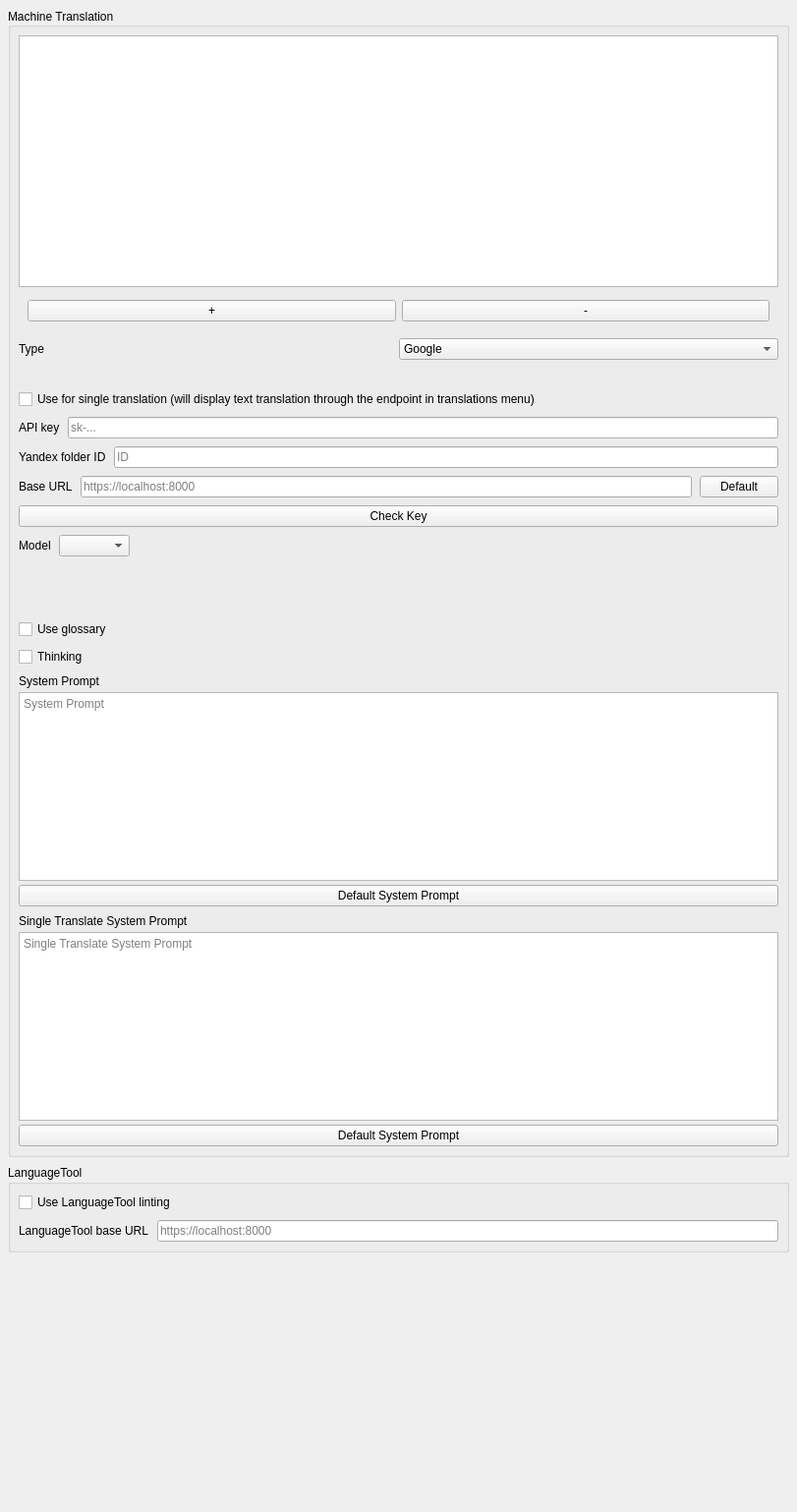
         <widget class="QWidget" name="scrollAreaWidgetContents">
          <property name="geometry">
           <rect>
            <x>0</x>
            <y>0</y>
            <width>811</width>
            <height>1538</height>
           </rect>
          </property>
          <property name="sizePolicy">
           <sizepolicy hsizetype="Preferred" vsizetype="Minimum">
            <horstretch>0</horstretch>
            <verstretch>0</verstretch>
           </sizepolicy>
          </property>
          <layout class="QVBoxLayout" name="verticalLayout_5">
           <property name="spacing">
            <number>8</number>
           </property>
           <property name="leftMargin">
            <number>8</number>
           </property>
           <property name="topMargin">
            <number>8</number>
           </property>
           <property name="rightMargin">
            <number>8</number>
           </property>
           <property name="bottomMargin">
            <number>8</number>
           </property>
           <item>
            <widget class="QGroupBox" name="machineTranslationGroupbox">
             <property name="title">
              <string>Machine Translation</string>
             </property>
             <property name="alignment">
              <set>Qt::AlignmentFlag::AlignLeading|Qt::AlignmentFlag::AlignLeft|Qt::AlignmentFlag::AlignVCenter</set>
             </property>
             <property name="flat">
              <bool>false</bool>
             </property>
             <property name="checkable">
              <bool>false</bool>
             </property>
             <layout class="QVBoxLayout" name="verticalLayout_11">
              <property name="spacing">
               <number>8</number>
              </property>
              <property name="leftMargin">
               <number>8</number>
              </property>
              <property name="topMargin">
               <number>8</number>
              </property>
              <property name="rightMargin">
               <number>8</number>
              </property>
              <property name="bottomMargin">
               <number>8</number>
              </property>
              <item alignment="Qt::AlignmentFlag::AlignTop">
               <widget class="QWidget" name="endpointListWidget" native="true">
                <layout class="QVBoxLayout" name="verticalLayout_18">
                 <property name="spacing">
                  <number>4</number>
                 </property>
                 <property name="leftMargin">
                  <number>0</number>
                 </property>
                 <property name="topMargin">
                  <number>0</number>
                 </property>
                 <property name="rightMargin">
                  <number>0</number>
                 </property>
                 <property name="bottomMargin">
                  <number>0</number>
                 </property>
                 <item>
                  <widget class="QListView" name="endpointList">
                   <property name="sizePolicy">
                    <sizepolicy hsizetype="Expanding" vsizetype="Fixed">
                     <horstretch>0</horstretch>
                     <verstretch>0</verstretch>
                    </sizepolicy>
                   </property>
                   <property name="minimumSize">
                    <size>
                     <width>0</width>
                     <height>256</height>
                    </size>
                   </property>
                   <property name="maximumSize">
                    <size>
                     <width>16777215</width>
                     <height>256</height>
                    </size>
                   </property>
                   <property name="lineWidth">
                    <number>1</number>
                   </property>
                  </widget>
                 </item>
                 <item>
                  <widget class="QWidget" name="widget" native="true">
                   <layout class="QHBoxLayout" name="horizontalLayout_20">
                    <item>
                     <widget class="QPushButton" name="addEndpointButton">
                      <property name="text">
                       <string>+</string>
                      </property>
                     </widget>
                    </item>
                    <item>
                     <widget class="QPushButton" name="removeEndpointButton">
                      <property name="text">
                       <string>-</string>
                      </property>
                     </widget>
                    </item>
                   </layout>
                  </widget>
                 </item>
                </layout>
               </widget>
              </item>
              <item>
               <widget class="QWidget" name="translationSettingsWidget" native="true">
                <layout class="QVBoxLayout" name="verticalLayout_12">
                 <property name="spacing">
                  <number>8</number>
                 </property>
                 <property name="leftMargin">
                  <number>0</number>
                 </property>
                 <property name="topMargin">
                  <number>0</number>
                 </property>
                 <property name="rightMargin">
                  <number>0</number>
                 </property>
                 <property name="bottomMargin">
                  <number>0</number>
                 </property>
                 <item>
                  <widget class="QWidget" name="widget_6" native="true">
                   <layout class="QHBoxLayout" name="horizontalLayout_30">
                    <property name="spacing">
                     <number>0</number>
                    </property>
                    <property name="leftMargin">
                     <number>0</number>
                    </property>
                    <property name="topMargin">
                     <number>0</number>
                    </property>
                    <property name="rightMargin">
                     <number>0</number>
                    </property>
                    <property name="bottomMargin">
                     <number>0</number>
                    </property>
                    <item>
                     <widget class="QLabel" name="label_16">
                      <property name="text">
                       <string>Type</string>
                      </property>
                     </widget>
                    </item>
                    <item>
                     <widget class="QComboBox" name="typeSelect">
                      <item>
                       <property name="text">
                        <string>Google</string>
                       </property>
                      </item>
                      <item>
                       <property name="text">
                        <string>Yandex</string>
                       </property>
                      </item>
                      <item>
                       <property name="text">
                        <string>DeepL</string>
                       </property>
                      </item>
                      <item>
                       <property name="text">
                        <string>Aliyun</string>
                       </property>
                      </item>
                      <item>
                       <property name="text">
                        <string>Anthropic</string>
                       </property>
                      </item>
                      <item>
                       <property name="text">
                        <string>DeepSeek</string>
                       </property>
                      </item>
                      <item>
                       <property name="text">
                        <string>Gemini</string>
                       </property>
                      </item>
                      <item>
                       <property name="text">
                        <string>Koboldcpp</string>
                       </property>
                      </item>
                      <item>
                       <property name="text">
                        <string>Longcat</string>
                       </property>
                      </item>
                      <item>
                       <property name="text">
                        <string>Moonshot</string>
                       </property>
                      </item>
                      <item>
                       <property name="text">
                        <string>Mistral</string>
                       </property>
                      </item>
                      <item>
                       <property name="text">
                        <string>Ollama</string>
                       </property>
                      </item>
                      <item>
                       <property name="text">
                        <string>OpenAI</string>
                       </property>
                      </item>
                      <item>
                       <property name="text">
                        <string>OpenAI-compatible</string>
                       </property>
                      </item>
                      <item>
                       <property name="text">
                        <string>Volcengine</string>
                       </property>
                      </item>
                      <item>
                       <property name="text">
                        <string>Xiaomi</string>
                       </property>
                      </item>
                      <item>
                       <property name="text">
                        <string>Xinference</string>
                       </property>
                      </item>
                      <item>
                       <property name="text">
                        <string>Zhipu</string>
                       </property>
                      </item>
                     </widget>
                    </item>
                   </layout>
                  </widget>
                 </item>
                 <item>
                  <widget class="QLabel" name="typeDescriptionLabel">
                   <property name="text">
                    <string/>
                   </property>
                  </widget>
                 </item>
                 <item>
                  <widget class="QCheckBox" name="singleTranslationCheckbox">
                   <property name="text">
                    <string>Use for single translation (will display text translation through the endpoint in translations menu)</string>
                   </property>
                  </widget>
                 </item>
                 <item>
                  <widget class="QWidget" name="apiKeyWidget" native="true">
                   <layout class="QHBoxLayout" name="horizontalLayout_14">
                    <property name="spacing">
                     <number>8</number>
                    </property>
                    <property name="leftMargin">
                     <number>0</number>
                    </property>
                    <property name="topMargin">
                     <number>0</number>
                    </property>
                    <property name="rightMargin">
                     <number>0</number>
                    </property>
                    <property name="bottomMargin">
                     <number>0</number>
                    </property>
                    <item>
                     <widget class="QLabel" name="label_13">
                      <property name="text">
                       <string>API key</string>
                      </property>
                     </widget>
                    </item>
                    <item>
                     <widget class="PasswordLineEdit" name="apiKeyInput">
                      <property name="placeholderText">
                       <string notr="true">sk-...</string>
                      </property>
                     </widget>
                    </item>
                   </layout>
                  </widget>
                 </item>
                 <item>
                  <widget class="QWidget" name="yandexFolderWidget" native="true">
                   <layout class="QHBoxLayout" name="horizontalLayout_15">
                    <property name="spacing">
                     <number>8</number>
                    </property>
                    <property name="leftMargin">
                     <number>0</number>
                    </property>
                    <property name="topMargin">
                     <number>0</number>
                    </property>
                    <property name="rightMargin">
                     <number>0</number>
                    </property>
                    <property name="bottomMargin">
                     <number>0</number>
                    </property>
                    <item>
                     <widget class="QLabel" name="label_14">
                      <property name="text">
                       <string>Yandex folder ID</string>
                      </property>
                     </widget>
                    </item>
                    <item>
                     <widget class="PasswordLineEdit" name="yandexFolderIDInput">
                      <property name="placeholderText">
                       <string notr="true">ID</string>
                      </property>
                     </widget>
                    </item>
                   </layout>
                  </widget>
                 </item>
                 <item>
                  <widget class="QWidget" name="baseURLWidget" native="true">
                   <layout class="QHBoxLayout" name="horizontalLayout_23">
                    <property name="spacing">
                     <number>8</number>
                    </property>
                    <property name="leftMargin">
                     <number>0</number>
                    </property>
                    <property name="topMargin">
                     <number>0</number>
                    </property>
                    <property name="rightMargin">
                     <number>0</number>
                    </property>
                    <property name="bottomMargin">
                     <number>0</number>
                    </property>
                    <item>
                     <widget class="QLabel" name="label_25">
                      <property name="text">
                       <string>Base URL</string>
                      </property>
                     </widget>
                    </item>
                    <item>
                     <widget class="PasswordLineEdit" name="baseURLInput">
                      <property name="placeholderText">
                       <string>https://localhost:8000</string>
                      </property>
                      <property name="unfocusSignalEnabled" stdset="0">
                       <bool>true</bool>
                      </property>
                     </widget>
                    </item>
                    <item>
                     <widget class="QPushButton" name="defaultBaseURLButton">
                      <property name="text">
                       <string>Default</string>
                      </property>
                     </widget>
                    </item>
                   </layout>
                  </widget>
                 </item>
                 <item>
                  <widget class="QPushButton" name="checkKeyButton">
                   <property name="text">
                    <string>Check Key</string>
                   </property>
                  </widget>
                 </item>
                 <item alignment="Qt::AlignmentFlag::AlignLeft">
                  <widget class="QWidget" name="modelWidget" native="true">
                   <layout class="QHBoxLayout" name="horizontalLayout_16">
                    <property name="spacing">
                     <number>8</number>
                    </property>
                    <property name="leftMargin">
                     <number>0</number>
                    </property>
                    <property name="topMargin">
                     <number>0</number>
                    </property>
                    <property name="rightMargin">
                     <number>0</number>
                    </property>
                    <property name="bottomMargin">
                     <number>0</number>
                    </property>
                    <item>
                     <widget class="QLabel" name="label_15">
                      <property name="sizePolicy">
                       <sizepolicy hsizetype="Maximum" vsizetype="Preferred">
                        <horstretch>0</horstretch>
                        <verstretch>0</verstretch>
                       </sizepolicy>
                      </property>
                      <property name="text">
                       <string>Model</string>
                      </property>
                     </widget>
                    </item>
                    <item>
                     <widget class="QComboBox" name="modelSelect">
                      <property name="sizePolicy">
                       <sizepolicy hsizetype="Maximum" vsizetype="Fixed">
                        <horstretch>0</horstretch>
                        <verstretch>0</verstretch>
                       </sizepolicy>
                      </property>
                     </widget>
                    </item>
                   </layout>
                  </widget>
                 </item>
                 <item>
                  <widget class="CBSLIWidget" name="temperatureWidget" native="true"/>
                 </item>
                 <item>
                  <widget class="CBSLIWidget" name="inputTokenLimitWidget" native="true"/>
                 </item>
                 <item>
                  <widget class="CBSLIWidget" name="outputTokenLimitWidget" native="true"/>
                 </item>
                 <item>
                  <widget class="CBSLIWidget" name="frequencyWidget" native="true"/>
                 </item>
                 <item>
                  <widget class="CBSLIWidget" name="precenseWidget" native="true"/>
                 </item>
                 <item>
                  <widget class="CBSLIWidget" name="thinkingBudgetWidget" native="true"/>
                 </item>
                 <item>
                  <widget class="CBSLIWidget" name="topPWidget" native="true"/>
                 </item>
                 <item>
                  <widget class="QCheckBox" name="glossaryCheckbox">
                   <property name="text">
                    <string>Use glossary</string>
                   </property>
                  </widget>
                 </item>
                 <item>
                  <widget class="QCheckBox" name="thinkingCheckbox">
                   <property name="text">
                    <string>Thinking</string>
                   </property>
                  </widget>
                 </item>
                 <item>
                  <widget class="QWidget" name="systemPromptWidget" native="true">
                   <layout class="QVBoxLayout" name="verticalLayout_14">
                    <property name="spacing">
                     <number>4</number>
                    </property>
                    <property name="leftMargin">
                     <number>0</number>
                    </property>
                    <property name="topMargin">
                     <number>0</number>
                    </property>
                    <property name="rightMargin">
                     <number>0</number>
                    </property>
                    <property name="bottomMargin">
                     <number>0</number>
                    </property>
                    <item>
                     <widget class="QLabel" name="label_18">
                      <property name="text">
                       <string>System Prompt</string>
                      </property>
                     </widget>
                    </item>
                    <item>
                     <widget class="QPlainTextEdit" name="systemPromptInput">
                      <property name="verticalScrollBarPolicy">
                       <enum>Qt::ScrollBarPolicy::ScrollBarAlwaysOff</enum>
                      </property>
                      <property name="horizontalScrollBarPolicy">
                       <enum>Qt::ScrollBarPolicy::ScrollBarAlwaysOff</enum>
                      </property>
                      <property name="placeholderText">
                       <string>System Prompt</string>
                      </property>
                     </widget>
                    </item>
                    <item>
                     <widget class="QPushButton" name="defaultSystemPromptButton">
                      <property name="text">
                       <string>Default System Prompt</string>
                      </property>
                     </widget>
                    </item>
                   </layout>
                  </widget>
                 </item>
                 <item>
                  <widget class="QWidget" name="singleSystemPromptWidget" native="true">
                   <layout class="QVBoxLayout" name="verticalLayout_13">
                    <property name="spacing">
                     <number>4</number>
                    </property>
                    <property name="leftMargin">
                     <number>0</number>
                    </property>
                    <property name="topMargin">
                     <number>0</number>
                    </property>
                    <property name="rightMargin">
                     <number>0</number>
                    </property>
                    <property name="bottomMargin">
                     <number>0</number>
                    </property>
                    <item>
                     <widget class="QLabel" name="label_29">
                      <property name="text">
                       <string>Single Translate System Prompt</string>
                      </property>
                     </widget>
                    </item>
                    <item>
                     <widget class="QPlainTextEdit" name="singleSystemPromptInput">
                      <property name="lineWidth">
                       <number>2</number>
                      </property>
                      <property name="horizontalScrollBarPolicy">
                       <enum>Qt::ScrollBarPolicy::ScrollBarAlwaysOff</enum>
                      </property>
                      <property name="placeholderText">
                       <string>Single Translate System Prompt</string>
                      </property>
                     </widget>
                    </item>
                    <item>
                     <widget class="QPushButton" name="singleSystemPromptDefaultButton">
                      <property name="text">
                       <string>Default System Prompt</string>
                      </property>
                     </widget>
                    </item>
                   </layout>
                  </widget>
                 </item>
                </layout>
                <zorder>apiKeyWidget</zorder>
                <zorder>yandexFolderWidget</zorder>
                <zorder>checkKeyButton</zorder>
                <zorder>baseURLWidget</zorder>
                <zorder>modelWidget</zorder>
                <zorder>precenseWidget</zorder>
                <zorder>topPWidget</zorder>
                <zorder>glossaryCheckbox</zorder>
                <zorder>thinkingCheckbox</zorder>
                <zorder>systemPromptWidget</zorder>
                <zorder>singleSystemPromptWidget</zorder>
                <zorder>thinkingBudgetWidget</zorder>
                <zorder>frequencyWidget</zorder>
                <zorder>outputTokenLimitWidget</zorder>
                <zorder>inputTokenLimitWidget</zorder>
                <zorder>temperatureWidget</zorder>
                <zorder>widget_6</zorder>
                <zorder>singleTranslationCheckbox</zorder>
                <zorder>typeDescriptionLabel</zorder>
               </widget>
              </item>
             </layout>
            </widget>
           </item>
           <item>
            <widget class="QGroupBox" name="languageToolGroupbox">
             <property name="title">
              <string>LanguageTool</string>
             </property>
             <layout class="QVBoxLayout" name="verticalLayout_7">
              <property name="spacing">
               <number>8</number>
              </property>
              <property name="leftMargin">
               <number>8</number>
              </property>
              <property name="topMargin">
               <number>8</number>
              </property>
              <property name="rightMargin">
               <number>8</number>
              </property>
              <property name="bottomMargin">
               <number>8</number>
              </property>
              <item>
               <widget class="QCheckBox" name="languageToolCheckbox">
                <property name="text">
                 <string>Use LanguageTool linting</string>
                </property>
               </widget>
              </item>
              <item>
               <widget class="QWidget" name="languageToolSettingsWidget" native="true">
                <layout class="QHBoxLayout" name="horizontalLayout_22">
                 <property name="spacing">
                  <number>8</number>
                 </property>
                 <property name="leftMargin">
                  <number>0</number>
                 </property>
                 <property name="topMargin">
                  <number>0</number>
                 </property>
                 <property name="rightMargin">
                  <number>0</number>
                 </property>
                 <property name="bottomMargin">
                  <number>0</number>
                 </property>
                 <item>
                  <widget class="QLabel" name="label_24">
                   <property name="text">
                    <string>LanguageTool base URL</string>
                   </property>
                  </widget>
                 </item>
                 <item>
                  <widget class="QLineEdit" name="languageToolURLInput">
                   <property name="placeholderText">
                    <string>https://localhost:8000</string>
                   </property>
                  </widget>
                 </item>
                </layout>
               </widget>
              </item>
             </layout>
            </widget>
           </item>
           <item>
            <spacer name="verticalSpacer_4">
             <property name="orientation">
              <enum>Qt::Orientation::Vertical</enum>
             </property>
             <property name="sizeHint" stdset="0">
              <size>
               <width>20</width>
               <height>40</height>
              </size>
             </property>
            </spacer>
           </item>
          </layout>
         </widget>
